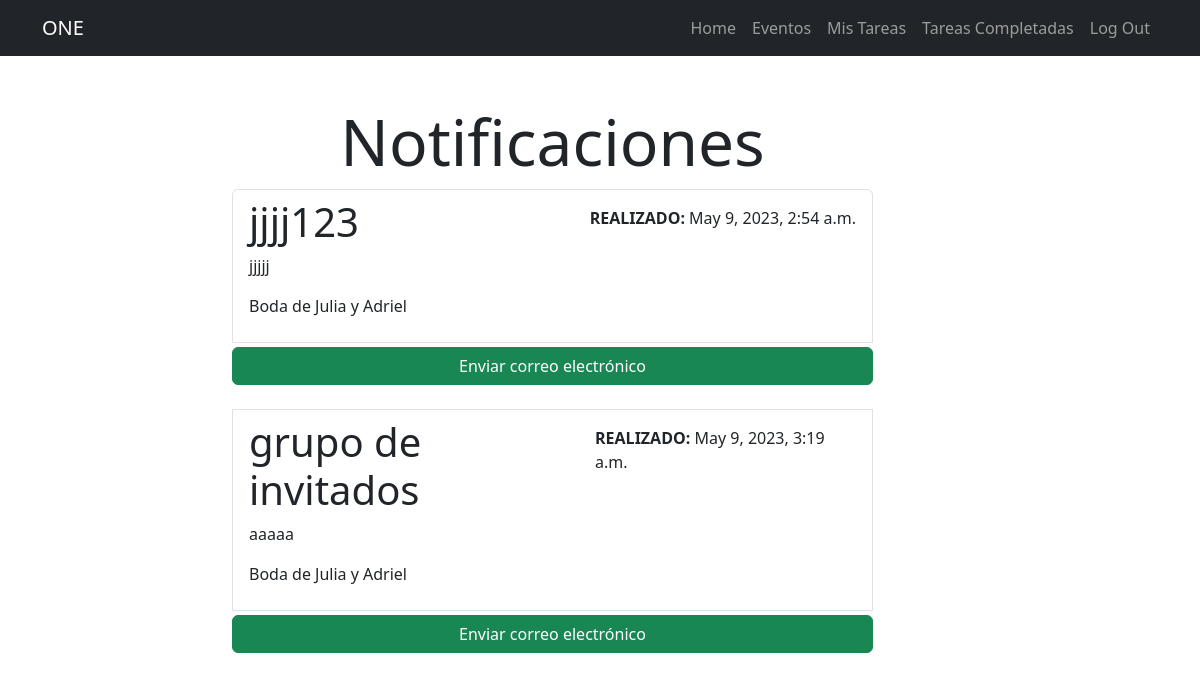
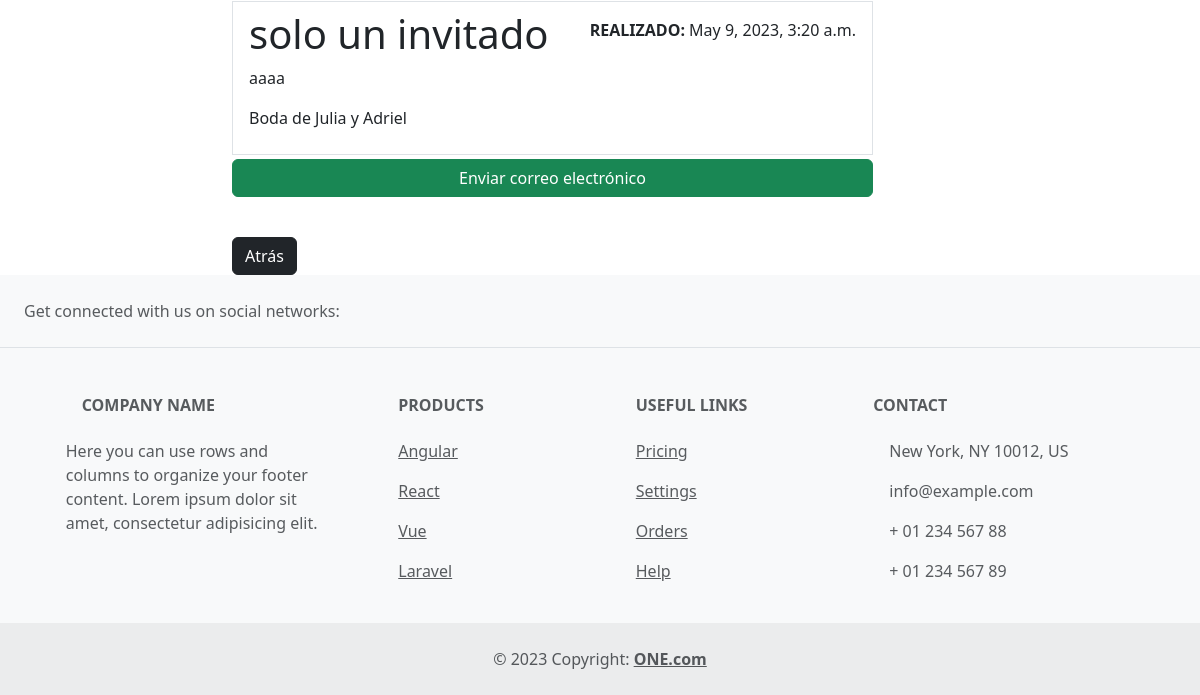
Page /reminders/14/ (signed in) on the earlier database version (2 pictures, top to bottom).
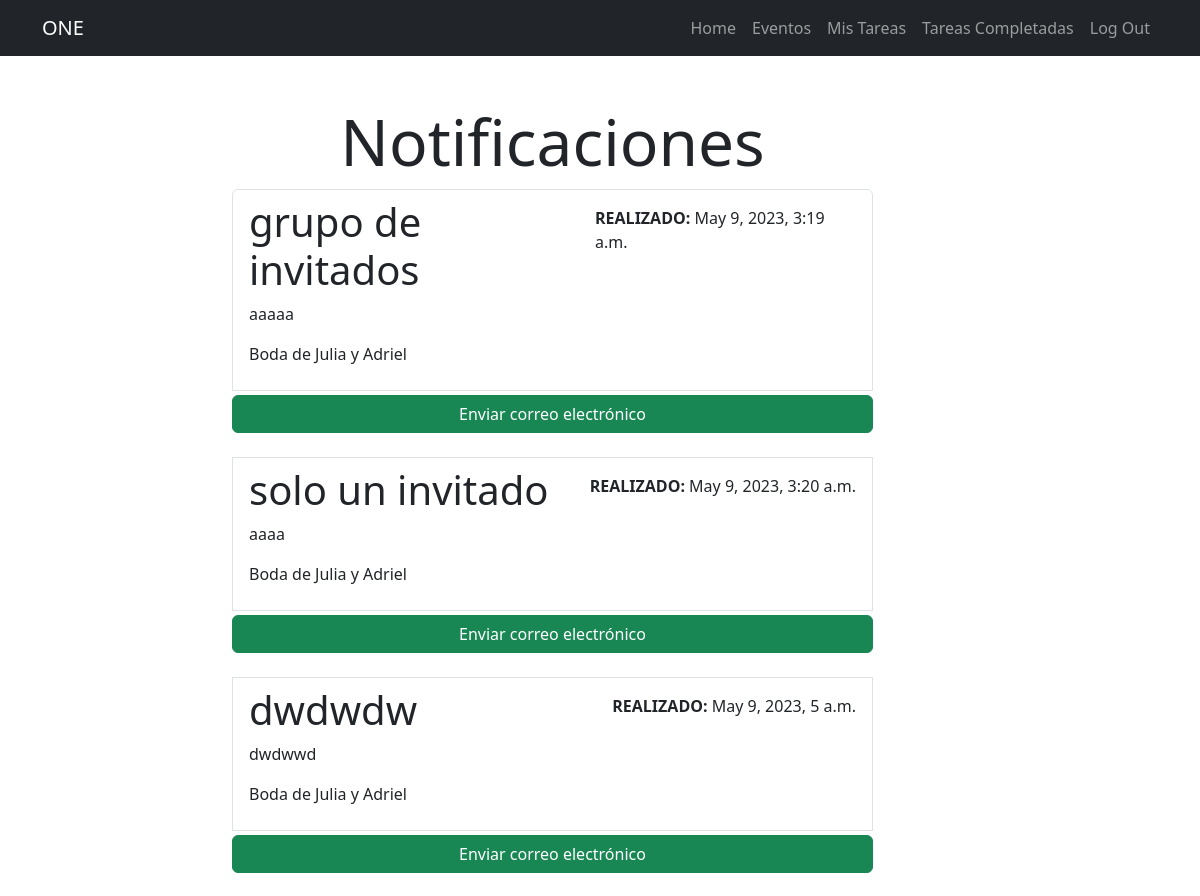
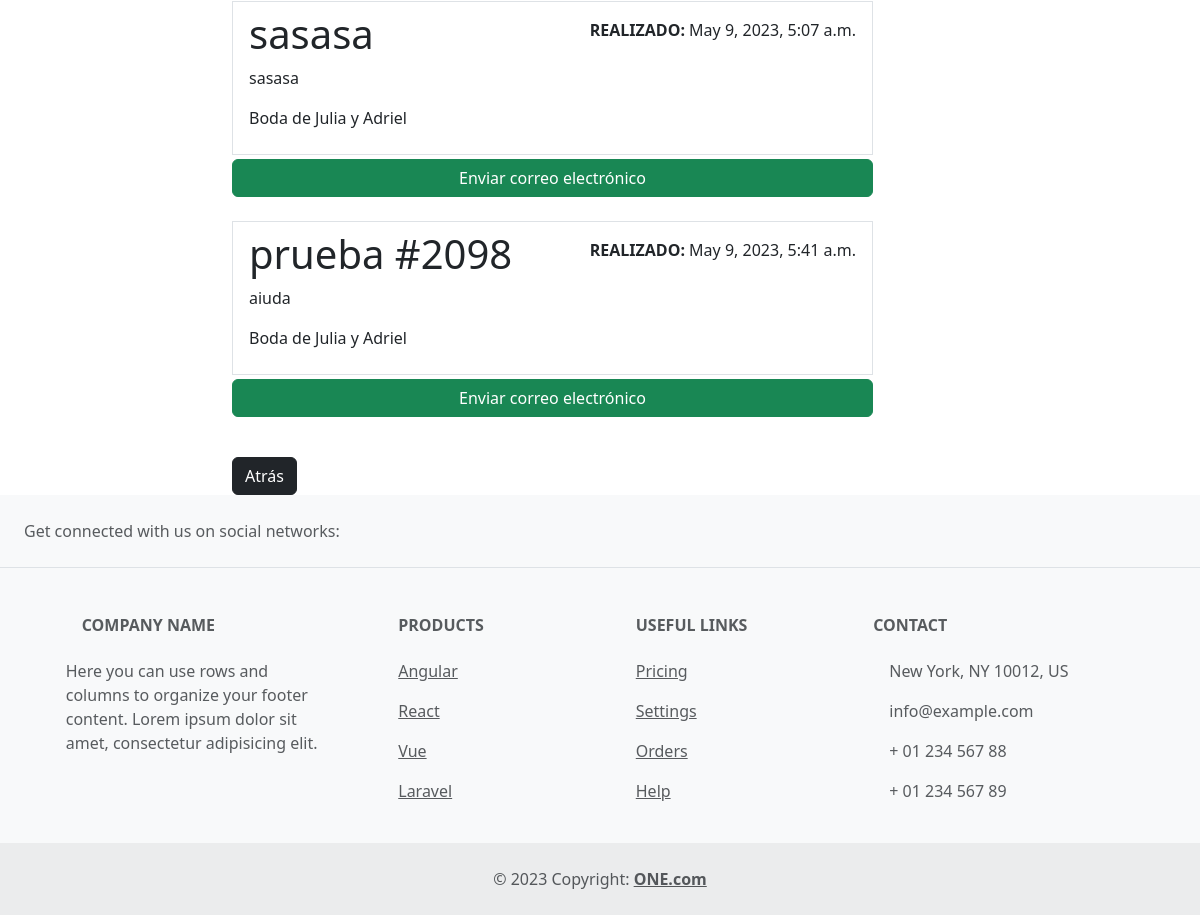
Same page on the later database version (2 pictures, top to bottom).
### reminder/models.py (models this page shows, shortened)
class Reminder (models.Model):
    asunto = models.CharField(max_length=80)
    descripcion = models.TextField(blank=True)
    fechaCreacion = models.DateTimeField(auto_now_add=True)
    user = models.ForeignKey(User, on_delete=models.CASCADE)
    evento = models.ForeignKey(Evento, blank=True , on_delete=models.CASCADE)
    invitado = models.ManyToManyField(Invitado)

### event/models.py (models this page shows, shortened)
class Evento(models.Model):
    nombre = models.CharField(max_length=80)
    descripcion = models.TextField(blank=True)
    fechaCreacion = models.DateTimeField(auto_now_add=True)
    fecha= models.DateField(null = True, blank = True)
    ubicacion = models.CharField(max_length=200)
    user = models.ForeignKey(User, on_delete=models.CASCADE)

### reminder/views.py (the view)
# urls.py: path('reminders/<int:evento_id>/', reminders, name='reminders'),
@login_required
def reminders(request, evento_id):
    reminders = Reminder.objects.filter(evento_id=evento_id)
    return render(request, 'reminders.html', {'reminders': reminders})

### reminder/templates/reminders.html (shortened to what this page needs)
{% extends 'base.html' %}
{% block content%}
<main class="container">
    <div class="row">
        <div class="col-md-7 offset-md-2">
            <h1 class="mt-5 text-center display-3">Notificaciones</h1>
            <ul class="list-group">
                {% for reminder in reminders %}
                <a href="{% url 'reminder_detail' reminder.id reminder.evento.id %}" class="list-group-item">
                    <header class="d-flex justify-content-between">
                        <h1 class="fw-bold-3"> {{reminder.asunto}}</h1>
                        <p class="mt-2"> <strong>  REALIZADO:</strong> {{reminder.fechaCreacion}}</p>
                    </header>
                    <p> {{reminder.descripcion}} </p>
                    <p>{{reminder.evento.nombre}}</p>
                    <a href="{% url 'send_email' reminder.id %} " class="btn btn-success mt-1 mb-4">Enviar correo electrónico</a>
                </a>
                {% endfor %}
            </ul>
            {% if '/invitados/crear/' not in request.path %}
                <form action="{% url 'eventos' %}"  method="POST">
                    <button class="btn btn-dark mt-3" >Atrás</button>
                </form>
            {% endif %}
        </div>
    </div>
</main>
{% endblock %}

Differences in the rows shown:
removed Reminder: asunto "jjjj123", fechaCreacion "May 9, 2023, 2:54 a.m.", descripcion "jjjjj", evento.nombre "Boda de Julia y Adriel"
added Reminder: asunto "dwdwdw", fechaCreacion "May 9, 2023, 5 a.m.", descripcion "dwdwwd", evento.nombre "Boda de Julia y Adriel"
added Reminder: asunto "sasasa", fechaCreacion "May 9, 2023, 5:07 a.m.", descripcion "sasasa", evento.nombre "Boda de Julia y Adriel"
added Reminder: asunto "prueba #2098", fechaCreacion "May 9, 2023, 5:41 a.m.", descripcion "aiuda", evento.nombre "Boda de Julia y Adriel"
